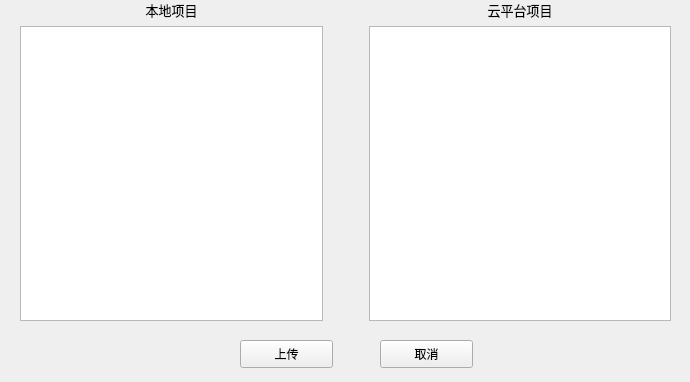
<?xml version="1.0" encoding="UTF-8"?>
<ui version="4.0">
 <class>Chain_object</class>
 <widget class="QWidget" name="Chain_object">
  <property name="geometry">
   <rect>
    <x>0</x>
    <y>0</y>
    <width>690</width>
    <height>382</height>
   </rect>
  </property>
  <property name="windowTitle">
   <string>区块链上传</string>
  </property>
  <widget class="QWidget" name="horizontalLayoutWidget">
   <property name="geometry">
    <rect>
     <x>0</x>
     <y>0</y>
     <width>691</width>
     <height>321</height>
    </rect>
   </property>
   <layout class="QHBoxLayout" name="horizontalLayout">
    <item>
     <layout class="QVBoxLayout" name="local_project_info_layout" stretch="0,0">
      <property name="leftMargin">
       <number>20</number>
      </property>
      <property name="rightMargin">
       <number>20</number>
      </property>
      <item>
       <widget class="QLabel" name="local_label">
        <property name="font">
         <font>
          <pointsize>10</pointsize>
         </font>
        </property>
        <property name="text">
         <string>本地项目</string>
        </property>
        <property name="alignment">
         <set>Qt::AlignCenter</set>
        </property>
       </widget>
      </item>
      <item>
       <widget class="QListWidget" name="local_list">
        <property name="font">
         <font>
          <pointsize>10</pointsize>
         </font>
        </property>
       </widget>
      </item>
     </layout>
    </item>
    <item>
     <layout class="QVBoxLayout" name="chain_project_layout" stretch="0,0">
      <property name="leftMargin">
       <number>20</number>
      </property>
      <property name="rightMargin">
       <number>20</number>
      </property>
      <item>
       <widget class="QLabel" name="chain_label">
        <property name="font">
         <font>
          <pointsize>10</pointsize>
         </font>
        </property>
        <property name="layoutDirection">
         <enum>Qt::LeftToRight</enum>
        </property>
        <property name="text">
         <string>云平台项目</string>
        </property>
        <property name="alignment">
         <set>Qt::AlignCenter</set>
        </property>
       </widget>
      </item>
      <item>
       <widget class="QListWidget" name="chain_list"/>
      </item>
     </layout>
    </item>
   </layout>
  </widget>
  <widget class="QPushButton" name="btu_close">
   <property name="geometry">
    <rect>
     <x>380</x>
     <y>340</y>
     <width>93</width>
     <height>28</height>
    </rect>
   </property>
   <property name="text">
    <string>取消</string>
   </property>
  </widget>
  <widget class="QPushButton" name="btn_upload">
   <property name="geometry">
    <rect>
     <x>240</x>
     <y>340</y>
     <width>93</width>
     <height>28</height>
    </rect>
   </property>
   <property name="text">
    <string>上传</string>
   </property>
  </widget>
 </widget>
 <resources/>
 <connections/>
</ui>
